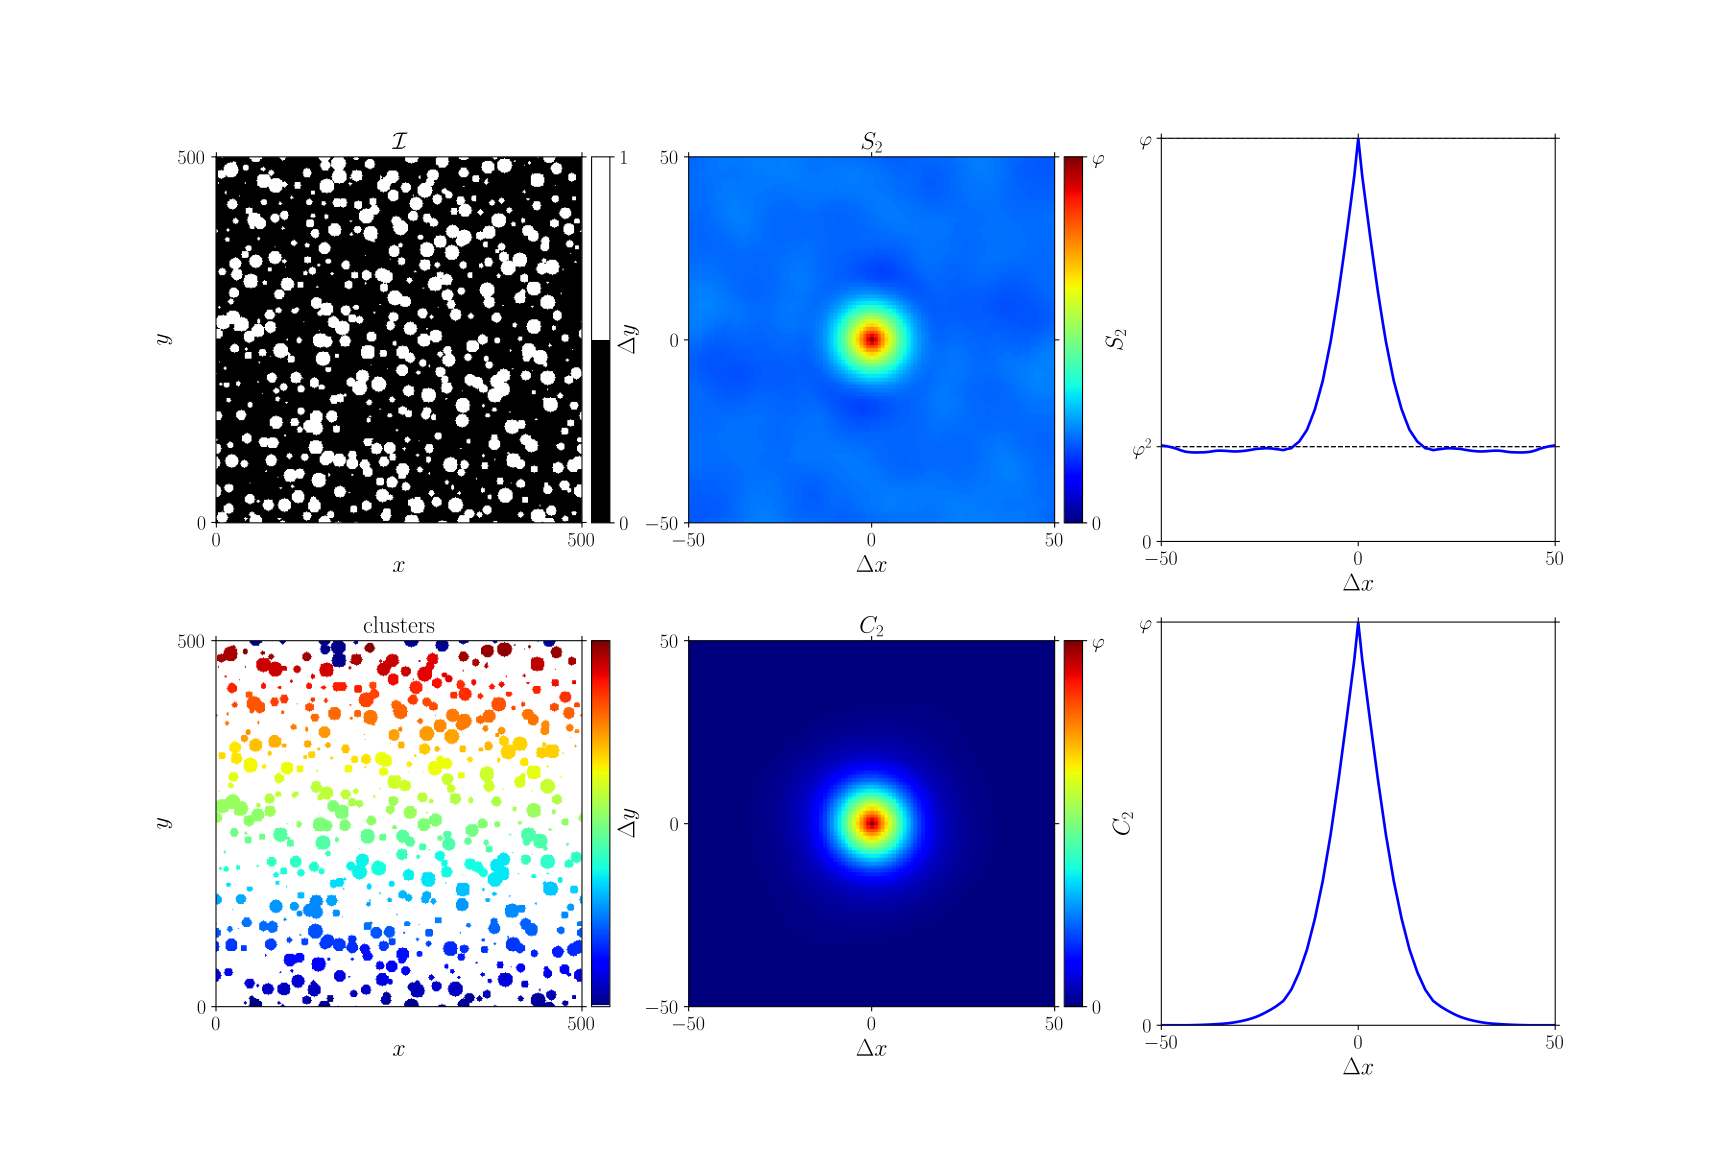

Write the Python code that produced this figure.
r"""
    Plot and/or check.

Usage:
    script [options]

Options:
    -s, --save      Save output for later check.
    -c, --check     Check against earlier results.
    -p, --plot      Plot.
    -h, --help      Show this help.
"""
# <snippet>
import GooseEYE
import numpy as np

# generate image, extract 'volume-fraction' for plotting
img = GooseEYE.dummy_circles((500, 500))
phi = np.mean(img)

# 2-point probability for comparison
S2 = GooseEYE.S2((101, 101), img, img)

# determine clusters, based on the binary image
C = GooseEYE.clusters(img)

# 2-point cluster function
C2 = GooseEYE.C2((101, 101), C, C)
# </snippet>

if __name__ == "__main__":
    import docopt

    args = docopt.docopt(__doc__)

    if args["--save"]:
        import h5py

        with h5py.File("C2.h5", "w") as data:
            data["I"] = img
            data["C"] = C
            data["C2"] = C2

    if args["--check"]:
        import h5py

        with h5py.File("C2.h5", "r") as data:
            assert np.all(np.equal(data["I"][...], img))
            assert np.all(np.equal(data["C"][...], C))
            assert np.allclose(data["C2"][...], C2)

    if args["--plot"]:
        import matplotlib.pyplot as plt
        import matplotlib as mpl
        import matplotlib.cm as cm
        from mpl_toolkits.axes_grid1 import make_axes_locatable

        try:
            plt.style.use(["goose", "goose-latex"])
        except OSError:
            pass

        # color-scheme: modify such that the background is white
        cmap = cm.jet(range(256))
        cmap[0, :3] = 1.0  # N.B. for a transparent background -> 4th column == 1.0
        cmap = mpl.colors.ListedColormap(cmap)

        fig, axes = plt.subplots(figsize=(18, 12), nrows=2, ncols=3)

        ax = axes[0, 0]
        im = ax.imshow(img, clim=(0, 1), cmap=mpl.colors.ListedColormap(cm.gray([0, 255])))
        ax.xaxis.set_ticks([0, 500])
        ax.yaxis.set_ticks([0, 500])
        ax.set_xlabel(r"$x$")
        ax.set_ylabel(r"$y$")
        ax.set_title(r"$\mathcal{I}$")
        div = make_axes_locatable(ax)
        cax = div.append_axes("right", size="5%", pad=0.1)
        cbar = plt.colorbar(im, cax=cax)
        cbar.set_ticks([0, 1])

        ax = axes[0, 1]
        im = ax.imshow(S2, clim=(0, phi), cmap="jet", extent=(-50, 50, -50, 50))
        ax.xaxis.set_ticks([-50, 0, +50])
        ax.yaxis.set_ticks([-50, 0, +50])
        ax.set_xlabel(r"$\Delta x$")
        ax.set_ylabel(r"$\Delta y$")
        ax.set_title(r"$S_2$")
        div = make_axes_locatable(ax)
        cax = div.append_axes("right", size="5%", pad=0.1)
        cbar = plt.colorbar(im, cax=cax)
        cbar.set_ticks([0, phi])
        cbar.set_ticklabels(["0", r"$\varphi$"])

        ax = axes[0, 2]
        ax.plot([-50, 50], [phi**2.0, phi**2.0], color="k", linestyle="--", linewidth=1)
        ax.plot([-50, 50], [phi, phi], color="k", linestyle="--", linewidth=1)
        ax.plot(np.arange(-50, 51), S2[50, :], color="b")
        ax.xaxis.set_ticks([-50, 0, +50])
        ax.yaxis.set_ticks([0, phi**2.0, phi])
        ax.yaxis.set_ticklabels([0, r"$\varphi^2$", r"$\varphi$"])
        ax.set_xlim([-50, +50])
        ax.set_ylim([0, phi])
        ax.set_xlabel(r"$\Delta x$")
        ax.set_ylabel(r"$S_2$")

        ax = axes[1, 0]
        im = ax.imshow(C, clim=(0, np.max(C) + 1), cmap=cmap)
        ax.xaxis.set_ticks([0, 500])
        ax.yaxis.set_ticks([0, 500])
        ax.set_xlim([0, 500])
        ax.set_ylim([0, 500])
        ax.set_xlabel(r"$x$")
        ax.set_ylabel(r"$y$")
        ax.set_title(r"clusters")
        div = make_axes_locatable(ax)
        cax = div.append_axes("right", size="5%", pad=0.1)
        cbar = plt.colorbar(im, cax=cax)
        cbar.set_ticks([])

        ax = axes[1, 1]
        im = ax.imshow(C2, clim=(0, phi), cmap="jet", extent=(-50, 50, -50, 50))
        ax.xaxis.set_ticks([-50, 0, +50])
        ax.yaxis.set_ticks([-50, 0, +50])
        ax.set_xlabel(r"$\Delta x$")
        ax.set_ylabel(r"$\Delta y$")
        ax.set_title(r"$C_2$")
        div = make_axes_locatable(ax)
        cax = div.append_axes("right", size="5%", pad=0.1)
        cbar = plt.colorbar(im, cax=cax)
        cbar.set_ticks([0, phi])
        cbar.set_ticklabels(["0", r"$\varphi$"])

        ax = axes[1, 2]
        ax.plot(np.arange(-50, 51), C2[50, :], color="b")
        ax.xaxis.set_ticks([-50, 0, +50])
        ax.yaxis.set_ticks([0, phi])
        ax.yaxis.set_ticklabels([0, r"$\varphi$"])
        ax.set_xlim([-50, +50])
        ax.set_ylim([0, phi])
        ax.set_xlabel(r"$\Delta x$")
        ax.set_ylabel(r"$C_2$")

        plt.savefig("C2.svg")
